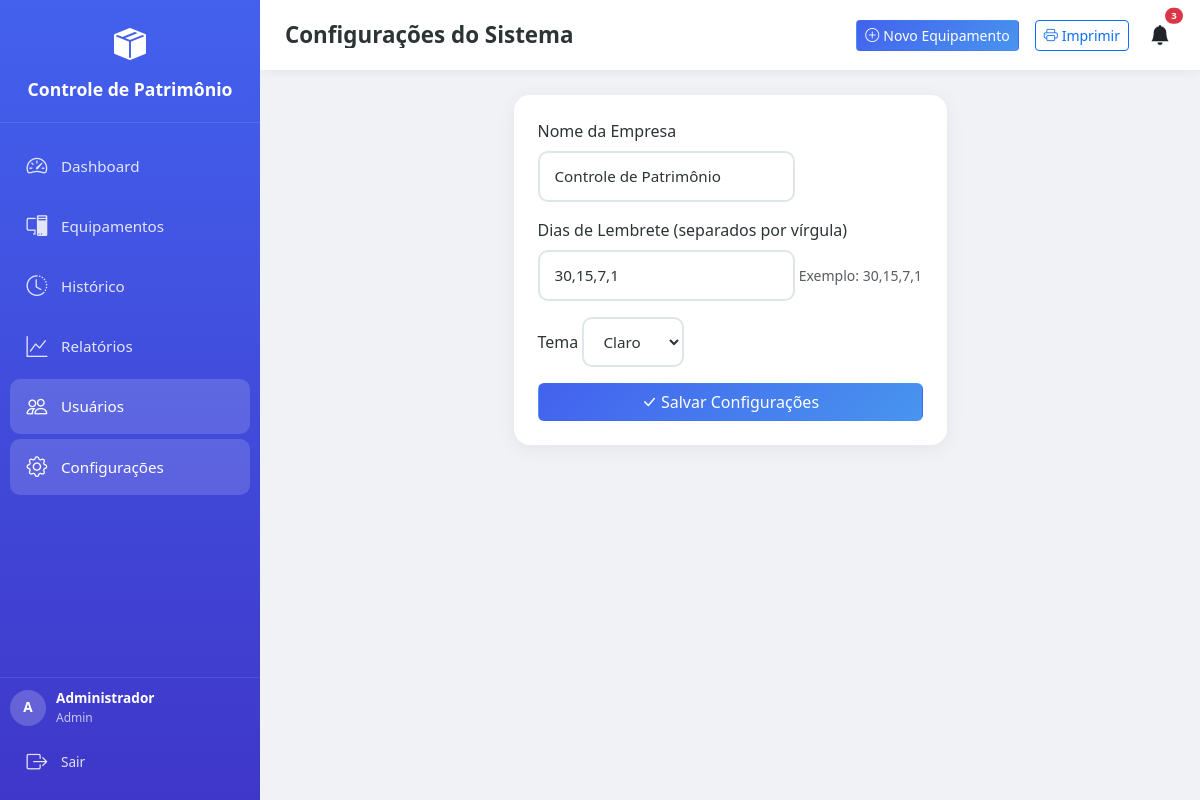
Before: /admin/configuracoes (signed in) with the older database file.
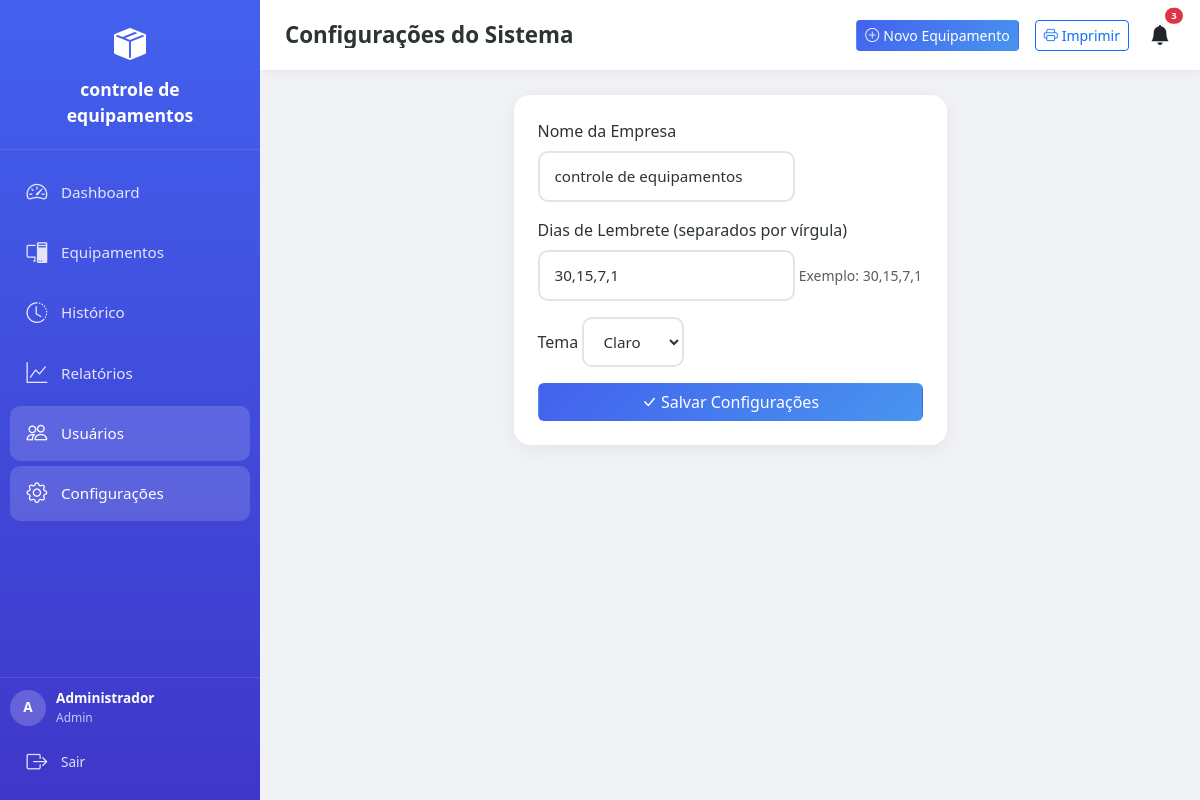
After: the same page with the newer database file.
### app/models/models.py (models this page shows)
class Configuracao(db.Model):
    __tablename__ = 'configuracoes'
    id = db.Column(db.Integer, primary_key=True)
    nome_empresa = db.Column(db.String(200), default='Controle de Patrimônio')
    logo = db.Column(db.String(200), nullable=True)
    dias_lembrete_manutencao = db.Column(db.String(50), default='30,15,7,1')
    tema = db.Column(db.String(20), default='claro')
    data_atualizacao = db.Column(db.DateTime, default=datetime.now, onupdate=datetime.now)

### app/routes/admin.py (the view, shortened to what this page needs)
@bp.route('/configuracoes', methods=['GET', 'POST'])
@login_required
@admin_required
def configuracoes():
    config = Configuracao.query.first()
    return render_template('configuracoes.html', config=config)

### app/__init__.py (called while the page is built)
def create_app():
    app = Flask(__name__)
    app.config.from_object(Config)
    db.init_app(app)
    login_manager.init_app(app)
    login_manager.login_view = 'auth.login'
    login_manager.login_message = 'Por favor, faça login para acessar esta página.'
    login_manager.login_message_category = 'warning'
    with app.app_context():
        from app.routes import auth, main, api, admin
        app.register_blueprint(auth.bp)
        app.register_blueprint(main.bp)
        app.register_blueprint(api.bp, url_prefix='/api')
        app.register_blueprint(admin.bp, url_prefix='/admin')
        db.create_all()
        criar_admin_padrao()
        criar_config_padrao()
    @app.context_processor
    def inject_date():
        from datetime import date
        return dict(date=date)
    return app

### app/routes/admin.py (called while the page is built)
def admin_required(f):
    from functools import wraps
    @wraps(f)
    def decorated_function(*args, **kwargs):
        if not current_user.is_authenticated or not current_user.is_admin:
            flash('Acesso restrito a administradores.', 'danger')
            return redirect(url_for('main.dashboard'))
        return f(*args, **kwargs)
    return decorated_function

### app/templates/configuracoes.html (shortened to what this page needs)
{% extends "base.html" %}
{% block page_title %}Configurações do Sistema{% endblock %}
{% block content %}
<div class="row justify-content-center">
    <div class="col-12 col-md-8 col-lg-6">
        <div class="card-modern p-3 p-md-4">
            <form method="POST">
                <div class="mb-3">
                    <label class="form-label">Nome da Empresa</label>
                    <input type="text" name="nome_empresa" class="form-control-modern" value="{{ config.nome_empresa }}" required>
                </div>
                <div class="mb-3">
                    <label class="form-label">Dias de Lembrete (separados por vírgula)</label>
                    <input type="text" name="dias_lembrete" class="form-control-modern" value="{{ config.dias_lembrete_manutencao }}" required>
                    <small class="text-muted">Exemplo: 30,15,7,1</small>
                </div>
                <div class="mb-3">
                    <label class="form-label">Tema</label>
                    <select name="tema" class="form-control-modern">
                        <option value="claro" {% if config.tema=='claro' %}selected{% endif %}>Claro</option>
                    </select>
                </div>
                <button type="submit" class="btn btn-primary-modern w-100 w-md-auto"><i class="bi bi-check-lg me-1"></i>Salvar Configurações</button>
            </form>
        </div>
    </div>
</div>
{% endblock %}

### app/templates/base.html (shortened to what the changed rows need)
<!DOCTYPE html>
<html lang="pt-BR" data-theme="{{ config.tema if config else 'claro' }}">
<head>
    <link href="https://cdn.jsdelivr.net/npm/bootstrap@5.3.2/dist/css/bootstrap.min.css" rel="stylesheet">
    <link rel="stylesheet" href="https://cdn.jsdelivr.net/npm/bootstrap-icons@1.11.1/font/bootstrap-icons.css">
    <link rel="stylesheet" href="/static/css/style.css">
</head>
<body>
    {% if current_user.is_authenticated %}
    <nav class="sidebar" id="sidebar">
        <div class="sidebar-header">
            <div class="logo-icon"><i class="bi bi-box-seam-fill"></i></div>
            <div class="logo-text">{{ config.nome_empresa if config else 'Patrimônio' }}</div>
        </div>
        <div class="sidebar-nav">
            <div class="nav-item">
                <a href="{{ url_for('main.dashboard') }}" class="nav-link {% if request.endpoint == 'main.dashboard' %}active{% endif %}">
                    <i class="bi bi-speedometer2"></i>
                    <span class="nav-text">Dashboard</span>
                </a>
            </div>
            <div class="nav-item">
                <a href="{{ url_for('main.equipamentos') }}" class="nav-link {% if request.endpoint.startswith('main.equipamento') %}active{% endif %}">
                    <i class="bi bi-pc-display"></i>
                    <span class="nav-text">Equipamentos</span>
                </a>
            </div>
            {% if current_user.is_admin %}
            <div class="nav-item">
                <a href="{{ url_for('main.historico') }}" class="nav-link {% if request.endpoint == 'main.historico' %}active{% endif %}">
                    <i class="bi bi-clock-history"></i>
                    <span class="nav-text">Histórico</span>
                </a>
            </div>
            {% endif %}
            <div class="nav-item">
                <a href="{{ url_for('main.relatorios') }}" class="nav-link {% if request.endpoint == 'main.relatorios' %}active{% endif %}">
                    <i class="bi bi-graph-up"></i>
                    <span class="nav-text">Relatórios</span>
                </a>
            </div>
            {% if current_user.is_admin %}
            <div class="nav-item">
                <a href="{{ url_for('admin.usuarios') }}" class="nav-link {% if request.endpoint.startswith('admin.') %}active{% endif %}">
                    <i class="bi bi-people"></i>
                    <span class="nav-text">Usuários</span>
                </a>
            </div>
            <div class="nav-item">
                <a href="{{ url_for('admin.configuracoes') }}" class="nav-link {% if request.endpoint == 'admin.configuracoes' %}active{% endif %}">
                    <i class="bi bi-gear"></i>
                    <span class="nav-text">Configurações</span>
                </a>
            </div>
            {% endif %}
        </div>
        <div class="sidebar-footer">
            <div class="user-info">
                <div class="user-avatar">{{ current_user.nome[0] }}</div>
                <div>
                    <div style="font-weight:600;">{{ current_user.nome }}</div>
                    <div style="opacity:0.7; font-size:0.75rem;">{{ 'Admin' if current_user.is_admin else 'Usuário' }}</div>
                </div>
            </div>
            <a href="{{ url_for('auth.logout') }}" class="nav-link mt-2" style="font-size:0.85rem;">
                <i class="bi bi-box-arrow-right"></i>
                <span class="nav-text">Sair</span>
            </a>
        </div>
    </nav>
    {% endif %}
    <div class="main-content">
        {% if current_user.is_authenticated %}
        <div class="topbar no-print">
            <h1 class="page-title">{% block page_title %}Dashboard{% endblock %}</h1>
        </div>
        {% endif %}
        <div class="content-area">
            {% block content %}{% endblock %}
        </div>
    </div>
</body>
</html>

Changed rows visible on the page:
changed Configuracao "Claro": nome_empresa "Controle de Patrimônio" → "controle de equipamentos"
